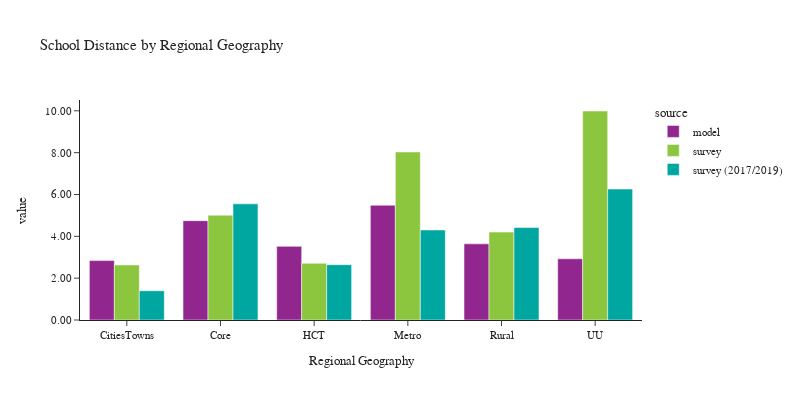

Here is the notebook cell this chart was saved with:
### Code cell
plot_school_location(df_students, 'rg_proposed_school', 'Regional Geography', 'Regional Geography')

### Figure 1 — Plotly figure (JSON) as saved in the notebook; plotly's stock layout.template omitted (floating-point values rounded to 4 significant figures)
{"data": [{"alignmentgroup": "True", "customdata": [[89404], [266021], [180895], [330701], [69943], [36512]], "hovertemplate": "source=model<br>rg_proposed_school=%{x}<br>value=%{y}<br>sample count=%{customdata[0]}<extra></extra>", "legendgroup": "model", "marker": {"color": "#91268F", "pattern": {"shape": ""}}, "name": "model", "offsetgroup": "model", "orientation": "v", "showlegend": true, "textposition": "auto", "type": "bar", "x": ["CitiesTowns", "Core", "HCT", "Metro", "Rural", "UU"], "xaxis": "x", "y": [2.841, 4.748, 3.52, 5.487, 3.642, 2.927], "yaxis": "y"}, {"alignmentgroup": "True", "customdata": [[43], [152], [149], [515], [37], [23]], "hovertemplate": "source=survey<br>rg_proposed_school=%{x}<br>value=%{y}<br>sample count=%{customdata[0]}<extra></extra>", "legendgroup": "survey", "marker": {"color": "#8CC63E", "pattern": {"shape": ""}}, "name": "survey", "offsetgroup": "survey", "orientation": "v", "showlegend": true, "textposition": "auto", "type": "bar", "x": ["CitiesTowns", "Core", "HCT", "Metro", "Rural", "UU"], "xaxis": "x", "y": [2.632, 5.013, 2.712, 8.033, 4.203, 9.991], "yaxis": "y"}, {"alignmentgroup": "True", "customdata": [[20], [139], [42], [205], [39], [6]], "hovertemplate": "source=survey (2017/2019)<br>rg_proposed_school=%{x}<br>value=%{y}<br>sample count=%{customdata[0]}<extra></extra>", "legendgroup": "survey (2017/2019)", "marker": {"color": "#00A7A0", "pattern": {"shape": ""}}, "name": "survey (2017/2019)", "offsetgroup": "survey (2017/2019)", "orientation": "v", "showlegend": true, "textposition": "auto", "type": "bar", "x": ["CitiesTowns", "Core", "HCT", "Metro", "Rural", "UU"], "xaxis": "x", "y": [1.398, 5.553, 2.644, 4.306, 4.419, 6.259], "yaxis": "y"}], "layout": {"barmode": "group", "font": {"size": 11}, "height": 400, "legend": {"title": {"text": "source"}, "tracegroupgap": 0}, "title": {"text": "School Distance by Regional Geography"}, "width": 800, "xaxis": {"anchor": "y", "domain": [0.0, 1.0], "title": {"text": "Regional Geography"}}, "yaxis": {"anchor": "x", "domain": [0.0, 1.0], "tickformat": ".2f", "title": {"text": "value"}}}}
